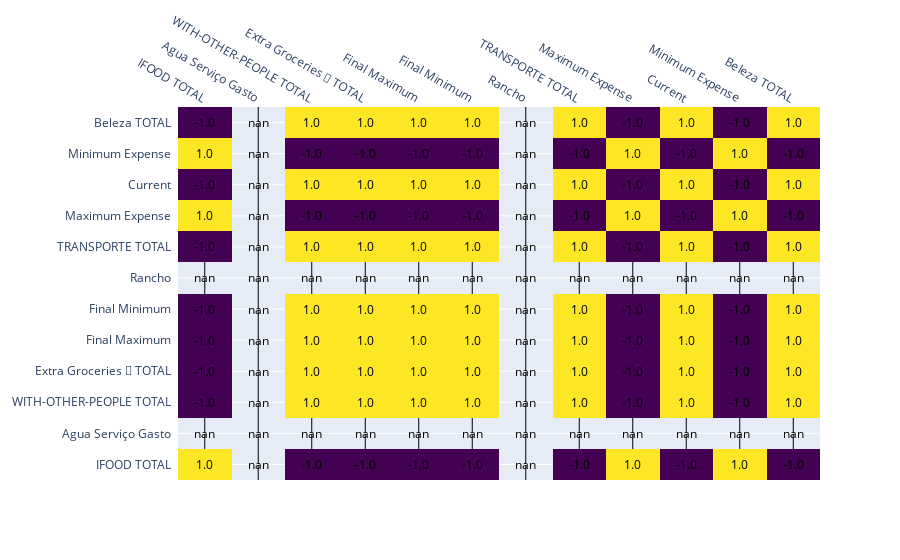

The code cell stored with this chart in its notebook:
### Code cell
corr = historic_useful_for_correlation.corr()
x = list(corr.columns)
y = list(corr.index)
z = np.array(corr)

fig = ff.create_annotated_heatmap(
    z,
    x = x,
    y = y ,
    annotation_text = np.around(z, decimals=2),
    hoverinfo='z',
    colorscale='Viridis'
    )
fig.show()

### Figure 1 — Plotly figure (JSON) as saved in the notebook; plotly's stock layout.template omitted (floating-point values rounded to 4 significant figures; data arrays with more than 128 entries replaced by an {"elided": "..."} marker saying what was removed)
{"data": [{"colorscale": [[0, "#440154"], [0.1111, "#482878"], [0.2222, "#3e4989"], [0.3333, "#31688e"], [0.4444, "#26828e"], [0.5556, "#1f9e89"], [0.6667, "#35b779"], [0.7778, "#6ece58"], [0.8889, "#b5de2b"], [1, "#fde725"]], "hoverinfo": "z", "reversescale": false, "showscale": false, "type": "heatmap", "x": ["IFOOD TOTAL", "Agua Serviço Gasto", "WITH-OTHER-PEOPLE TOTAL", "Extra Groceries 🥫 TOTAL", "Final Maximum", "Final Minimum", "Rancho", "TRANSPORTE TOTAL", "Maximum Expense", "Current", "Minimum Expense", "Beleza TOTAL"], "y": ["IFOOD TOTAL", "Agua Serviço Gasto", "WITH-OTHER-PEOPLE TOTAL", "Extra Groceries 🥫 TOTAL", "Final Maximum", "Final Minimum", "Rancho", "TRANSPORTE TOTAL", "Maximum Expense", "Current", "Minimum Expense", "Beleza TOTAL"], "z": {"elided": "12x12 float values"}}], "layout": {"annotations": [{"font": {"color": "#000000"}, "showarrow": false, "text": "1.0", "x": "IFOOD TOTAL", "xref": "x", "y": "IFOOD TOTAL", "yref": "y"}, {"font": {"color": "#000000"}, "showarrow": false, "text": "nan", "x": "Agua Serviço Gasto", "xref": "x", "y": "IFOOD TOTAL", "yref": "y"}, {"font": {"color": "#000000"}, "showarrow": false, "text": "-1.0", "x": "WITH-OTHER-PEOPLE TOTAL", "xref": "x", "y": "IFOOD TOTAL", "yref": "y"}, {"font": {"color": "#000000"}, "showarrow": false, "text": "-1.0", "x": "Extra Groceries 🥫 TOTAL", "xref": "x", "y": "IFOOD TOTAL", "yref": "y"}, {"font": {"color": "#000000"}, "showarrow": false, "text": "-1.0", "x": "Final Maximum", "xref": "x", "y": "IFOOD TOTAL", "yref": "y"}, {"font": {"color": "#000000"}, "showarrow": false, "text": "-1.0", "x": "Final Minimum", "xref": "x", "y": "IFOOD TOTAL", "yref": "y"}, {"font": {"color": "#000000"}, "showarrow": false, "text": "nan", "x": "Rancho", "xref": "x", "y": "IFOOD TOTAL", "yref": "y"}, {"font": {"color": "#000000"}, "showarrow": false, "text": "-1.0", "x": "TRANSPORTE TOTAL", "xref": "x", "y": "IFOOD TOTAL", "yref": "y"}, {"font": {"color": "#000000"}, "showarrow": false, "text": "1.0", "x": "Maximum Expense", "xref": "x", "y": "IFOOD TOTAL", "yref": "y"}, {"font": {"color": "#000000"}, "showarrow": false, "text": "-1.0", "x": "Current", "xref": "x", "y": "IFOOD TOTAL", "yref": "y"}, {"font": {"color": "#000000"}, "showarrow": false, "text": "1.0", "x": "Minimum Expense", "xref": "x", "y": "IFOOD TOTAL", "yref": "y"}, {"font": {"color": "#000000"}, "showarrow": false, "text": "-1.0", "x": "Beleza TOTAL", "xref": "x", "y": "IFOOD TOTAL", "yref": "y"}, {"font": {"color": "#000000"}, "showarrow": false, "text": "nan", "x": "IFOOD TOTAL", "xref": "x", "y": "Agua Serviço Gasto", "yref": "y"}, {"font": {"color": "#000000"}, "showarrow": false, "text": "nan", "x": "Agua Serviço Gasto", "xref": "x", "y": "Agua Serviço Gasto", "yref": "y"}, {"font": {"color": "#000000"}, "showarrow": false, "text": "nan", "x": "WITH-OTHER-PEOPLE TOTAL", "xref": "x", "y": "Agua Serviço Gasto", "yref": "y"}, {"font": {"color": "#000000"}, "showarrow": false, "text": "nan", "x": "Extra Groceries 🥫 TOTAL", "xref": "x", "y": "Agua Serviço Gasto", "yref": "y"}, {"font": {"color": "#000000"}, "showarrow": false, "text": "nan", "x": "Final Maximum", "xref": "x", "y": "Agua Serviço Gasto", "yref": "y"}, {"font": {"color": "#000000"}, "showarrow": false, "text": "nan", "x": "Final Minimum", "xref": "x", "y": "Agua Serviço Gasto", "yref": "y"}, {"font": {"color": "#000000"}, "showarrow": false, "text": "nan", "x": "Rancho", "xref": "x", "y": "Agua Serviço Gasto", "yref": "y"}, {"font": {"color": "#000000"}, "showarrow": false, "text": "nan", "x": "TRANSPORTE TOTAL", "xref": "x", "y": "Agua Serviço Gasto", "yref": "y"}, {"font": {"color": "#000000"}, "showarrow": false, "text": "nan", "x": "Maximum Expense", "xref": "x", "y": "Agua Serviço Gasto", "yref": "y"}, {"font": {"color": "#000000"}, "showarrow": false, "text": "nan", "x": "Current", "xref": "x", "y": "Agua Serviço Gasto", "yref": "y"}, {"font": {"color": "#000000"}, "showarrow": false, "text": "nan", "x": "Minimum Expense", "xref": "x", "y": "Agua Serviço Gasto", "yref": "y"}, {"font": {"color": "#000000"}, "showarrow": false, "text": "nan", "x": "Beleza TOTAL", "xref": "x", "y": "Agua Serviço Gasto", "yref": "y"}, {"font": {"color": "#000000"}, "showarrow": false, "text": "-1.0", "x": "IFOOD TOTAL", "xref": "x", "y": "WITH-OTHER-PEOPLE TOTAL", "yref": "y"}, {"font": {"color": "#000000"}, "showarrow": false, "text": "nan", "x": "Agua Serviço Gasto", "xref": "x", "y": "WITH-OTHER-PEOPLE TOTAL", "yref": "y"}, {"font": {"color": "#000000"}, "showarrow": false, "text": "1.0", "x": "WITH-OTHER-PEOPLE TOTAL", "xref": "x", "y": "WITH-OTHER-PEOPLE TOTAL", "yref": "y"}, {"font": {"color": "#000000"}, "showarrow": false, "text": "1.0", "x": "Extra Groceries 🥫 TOTAL", "xref": "x", "y": "WITH-OTHER-PEOPLE TOTAL", "yref": "y"}, {"font": {"color": "#000000"}, "showarrow": false, "text": "1.0", "x": "Final Maximum", "xref": "x", "y": "WITH-OTHER-PEOPLE TOTAL", "yref": "y"}, {"font": {"color": "#000000"}, "showarrow": false, "text": "1.0", "x": "Final Minimum", "xref": "x", "y": "WITH-OTHER-PEOPLE TOTAL", "yref": "y"}, {"font": {"color": "#000000"}, "showarrow": false, "text": "nan", "x": "Rancho", "xref": "x", "y": "WITH-OTHER-PEOPLE TOTAL", "yref": "y"}, {"font": {"color": "#000000"}, "showarrow": false, "text": "1.0", "x": "TRANSPORTE TOTAL", "xref": "x", "y": "WITH-OTHER-PEOPLE TOTAL", "yref": "y"}, {"font": {"color": "#000000"}, "showarrow": false, "text": "-1.0", "x": "Maximum Expense", "xref": "x", "y": "WITH-OTHER-PEOPLE TOTAL", "yref": "y"}, {"font": {"color": "#000000"}, "showarrow": false, "text": "1.0", "x": "Current", "xref": "x", "y": "WITH-OTHER-PEOPLE TOTAL", "yref": "y"}, {"font": {"color": "#000000"}, "showarrow": false, "text": "-1.0", "x": "Minimum Expense", "xref": "x", "y": "WITH-OTHER-PEOPLE TOTAL", "yref": "y"}, {"font": {"color": "#000000"}, "showarrow": false, "text": "1.0", "x": "Beleza TOTAL", "xref": "x", "y": "WITH-OTHER-PEOPLE TOTAL", "yref": "y"}, {"font": {"color": "#000000"}, "showarrow": false, "text": "-1.0", "x": "IFOOD TOTAL", "xref": "x", "y": "Extra Groceries 🥫 TOTAL", "yref": "y"}, {"font": {"color": "#000000"}, "showarrow": false, "text": "nan", "x": "Agua Serviço Gasto", "xref": "x", "y": "Extra Groceries 🥫 TOTAL", "yref": "y"}, {"font": {"color": "#000000"}, "showarrow": false, "text": "1.0", "x": "WITH-OTHER-PEOPLE TOTAL", "xref": "x", "y": "Extra Groceries 🥫 TOTAL", "yref": "y"}, {"font": {"color": "#000000"}, "showarrow": false, "text": "1.0", "x": "Extra Groceries 🥫 TOTAL", "xref": "x", "y": "Extra Groceries 🥫 TOTAL", "yref": "y"}, {"font": {"color": "#000000"}, "showarrow": false, "text": "1.0", "x": "Final Maximum", "xref": "x", "y": "Extra Groceries 🥫 TOTAL", "yref": "y"}, {"font": {"color": "#000000"}, "showarrow": false, "text": "1.0", "x": "Final Minimum", "xref": "x", "y": "Extra Groceries 🥫 TOTAL", "yref": "y"}, {"font": {"color": "#000000"}, "showarrow": false, "text": "nan", "x": "Rancho", "xref": "x", "y": "Extra Groceries 🥫 TOTAL", "yref": "y"}, {"font": {"color": "#000000"}, "showarrow": false, "text": "1.0", "x": "TRANSPORTE TOTAL", "xref": "x", "y": "Extra Groceries 🥫 TOTAL", "yref": "y"}, {"font": {"color": "#000000"}, "showarrow": false, "text": "-1.0", "x": "Maximum Expense", "xref": "x", "y": "Extra Groceries 🥫 TOTAL", "yref": "y"}, {"font": {"color": "#000000"}, "showarrow": false, "text": "1.0", "x": "Current", "xref": "x", "y": "Extra Groceries 🥫 TOTAL", "yref": "y"}, {"font": {"color": "#000000"}, "showarrow": false, "text": "-1.0", "x": "Minimum Expense", "xref": "x", "y": "Extra Groceries 🥫 TOTAL", "yref": "y"}, {"font": {"color": "#000000"}, "showarrow": false, "text": "1.0", "x": "Beleza TOTAL", "xref": "x", "y": "Extra Groceries 🥫 TOTAL", "yref": "y"}, {"font": {"color": "#000000"}, "showarrow": false, "text": "-1.0", "x": "IFOOD TOTAL", "xref": "x", "y": "Final Maximum", "yref": "y"}, {"font": {"color": "#000000"}, "showarrow": false, "text": "nan", "x": "Agua Serviço Gasto", "xref": "x", "y": "Final Maximum", "yref": "y"}, {"font": {"color": "#000000"}, "showarrow": false, "text": "1.0", "x": "WITH-OTHER-PEOPLE TOTAL", "xref": "x", "y": "Final Maximum", "yref": "y"}, {"font": {"color": "#000000"}, "showarrow": false, "text": "1.0", "x": "Extra Groceries 🥫 TOTAL", "xref": "x", "y": "Final Maximum", "yref": "y"}, {"font": {"color": "#000000"}, "showarrow": false, "text": "1.0", "x": "Final Maximum", "xref": "x", "y": "Final Maximum", "yref": "y"}, {"font": {"color": "#000000"}, "showarrow": false, "text": "1.0", "x": "Final Minimum", "xref": "x", "y": "Final Maximum", "yref": "y"}, {"font": {"color": "#000000"}, "showarrow": false, "text": "nan", "x": "Rancho", "xref": "x", "y": "Final Maximum", "yref": "y"}, {"font": {"color": "#000000"}, "showarrow": false, "text": "1.0", "x": "TRANSPORTE TOTAL", "xref": "x", "y": "Final Maximum", "yref": "y"}, {"font": {"color": "#000000"}, "showarrow": false, "text": "-1.0", "x": "Maximum Expense", "xref": "x", "y": "Final Maximum", "yref": "y"}, {"font": {"color": "#000000"}, "showarrow": false, "text": "1.0", "x": "Current", "xref": "x", "y": "Final Maximum", "yref": "y"}, {"font": {"color": "#000000"}, "showarrow": false, "text": "-1.0", "x": "Minimum Expense", "xref": "x", "y": "Final Maximum", "yref": "y"}, {"font": {"color": "#000000"}, "showarrow": false, "text": "1.0", "x": "Beleza TOTAL", "xref": "x", "y": "Final Maximum", "yref": "y"}, {"font": {"color": "#000000"}, "showarrow": false, "text": "-1.0", "x": "IFOOD TOTAL", "xref": "x", "y": "Final Minimum", "yref": "y"}, {"font": {"color": "#000000"}, "showarrow": false, "text": "nan", "x": "Agua Serviço Gasto", "xref": "x", "y": "Final Minimum", "yref": "y"}, {"font": {"color": "#000000"}, "showarrow": false, "text": "1.0", "x": "WITH-OTHER-PEOPLE TOTAL", "xref": "x", "y": "Final Minimum", "yref": "y"}, {"font": {"color": "#000000"}, "showarrow": false, "text": "1.0", "x": "Extra Groceries 🥫 TOTAL", "xref": "x", "y": "Final Minimum", "yref": "y"}, {"font": {"color": "#000000"}, "showarrow": false, "text": "1.0", "x": "Final Maximum", "xref": "x", "y": "Final Minimum", "yref": "y"}, {"font": {"color": "#000000"}, "showarrow": false, "text": "1.0", "x": "Final Minimum", "xref": "x", "y": "Final Minimum", "yref": "y"}, {"font": {"color": "#000000"}, "showarrow": false, "text": "nan", "x": "Rancho", "xref": "x", "y": "Final Minimum", "yref": "y"}, {"font": {"color": "#000000"}, "showarrow": false, "text": "1.0", "x": "TRANSPORTE TOTAL", "xref": "x", "y": "Final Minimum", "yref": "y"}, {"font": {"color": "#000000"}, "showarrow": false, "text": "-1.0", "x": "Maximum Expense", "xref": "x", "y": "Final Minimum", "yref": "y"}, {"font": {"color": "#000000"}, "showarrow": false, "text": "1.0", "x": "Current", "xref": "x", "y": "Final Minimum", "yref": "y"}, {"font": {"color": "#000000"}, "showarrow": false, "text": "-1.0", "x": "Minimum Expense", "xref": "x", "y": "Final Minimum", "yref": "y"}, {"font": {"color": "#000000"}, "showarrow": false, "text": "1.0", "x": "Beleza TOTAL", "xref": "x", "y": "Final Minimum", "yref": "y"}, {"font": {"color": "#000000"}, "showarrow": false, "text": "nan", "x": "IFOOD TOTAL", "xref": "x", "y": "Rancho", "yref": "y"}, {"font": {"color": "#000000"}, "showarrow": false, "text": "nan", "x": "Agua Serviço Gasto", "xref": "x", "y": "Rancho", "yref": "y"}, {"font": {"color": "#000000"}, "showarrow": false, "text": "nan", "x": "WITH-OTHER-PEOPLE TOTAL", "xref": "x", "y": "Rancho", "yref": "y"}, {"font": {"color": "#000000"}, "showarrow": false, "text": "nan", "x": "Extra Groceries 🥫 TOTAL", "xref": "x", "y": "Rancho", "yref": "y"}, {"font": {"color": "#000000"}, "showarrow": false, "text": "nan", "x": "Final Maximum", "xref": "x", "y": "Rancho", "yref": "y"}, {"font": {"color": "#000000"}, "showarrow": false, "text": "nan", "x": "Final Minimum", "xref": "x", "y": "Rancho", "yref": "y"}, {"font": {"color": "#000000"}, "showarrow": false, "text": "nan", "x": "Rancho", "xref": "x", "y": "Rancho", "yref": "y"}, {"font": {"color": "#000000"}, "showarrow": false, "text": "nan", "x": "TRANSPORTE TOTAL", "xref": "x", "y": "Rancho", "yref": "y"}, {"font": {"color": "#000000"}, "showarrow": false, "text": "nan", "x": "Maximum Expense", "xref": "x", "y": "Rancho", "yref": "y"}, {"font": {"color": "#000000"}, "showarrow": false, "text": "nan", "x": "Current", "xref": "x", "y": "Rancho", "yref": "y"}, {"font": {"color": "#000000"}, "showarrow": false, "text": "nan", "x": "Minimum Expense", "xref": "x", "y": "Rancho", "yref": "y"}, {"font": {"color": "#000000"}, "showarrow": false, "text": "nan", "x": "Beleza TOTAL", "xref": "x", "y": "Rancho", "yref": "y"}, {"font": {"color": "#000000"}, "showarrow": false, "text": "-1.0", "x": "IFOOD TOTAL", "xref": "x", "y": "TRANSPORTE TOTAL", "yref": "y"}, {"font": {"color": "#000000"}, "showarrow": false, "text": "nan", "x": "Agua Serviço Gasto", "xref": "x", "y": "TRANSPORTE TOTAL", "yref": "y"}, {"font": {"color": "#000000"}, "showarrow": false, "text": "1.0", "x": "WITH-OTHER-PEOPLE TOTAL", "xref": "x", "y": "TRANSPORTE TOTAL", "yref": "y"}, {"font": {"color": "#000000"}, "showarrow": false, "text": "1.0", "x": "Extra Groceries 🥫 TOTAL", "xref": "x", "y": "TRANSPORTE TOTAL", "yref": "y"}, {"font": {"color": "#000000"}, "showarrow": false, "text": "1.0", "x": "Final Maximum", "xref": "x", "y": "TRANSPORTE TOTAL", "yref": "y"}, {"font": {"color": "#000000"}, "showarrow": false, "text": "1.0", "x": "Final Minimum", "xref": "x", "y": "TRANSPORTE TOTAL", "yref": "y"}, {"font": {"color": "#000000"}, "showarrow": false, "text": "nan", "x": "Rancho", "xref": "x", "y": "TRANSPORTE TOTAL", "yref": "y"}, {"font": {"color": "#000000"}, "showarrow": false, "text": "1.0", "x": "TRANSPORTE TOTAL", "xref": "x", "y": "TRANSPORTE TOTAL", "yref": "y"}, {"font": {"color": "#000000"}, "showarrow": false, "text": "-1.0", "x": "Maximum Expense", "xref": "x", "y": "TRANSPORTE TOTAL", "yref": "y"}, {"font": {"color": "#000000"}, "showarrow": false, "text": "1.0", "x": "Current", "xref": "x", "y": "TRANSPORTE TOTAL", "yref": "y"}, {"font": {"color": "#000000"}, "showarrow": false, "text": "-1.0", "x": "Minimum Expense", "xref": "x", "y": "TRANSPORTE TOTAL", "yref": "y"}, {"font": {"color": "#000000"}, "showarrow": false, "text": "1.0", "x": "Beleza TOTAL", "xref": "x", "y": "TRANSPORTE TOTAL", "yref": "y"}, {"font": {"color": "#000000"}, "showarrow": false, "text": "1.0", "x": "IFOOD TOTAL", "xref": "x", "y": "Maximum Expense", "yref": "y"}, {"font": {"color": "#000000"}, "showarrow": false, "text": "nan", "x": "Agua Serviço Gasto", "xref": "x", "y": "Maximum Expense", "yref": "y"}, {"font": {"color": "#000000"}, "showarrow": false, "text": "-1.0", "x": "WITH-OTHER-PEOPLE TOTAL", "xref": "x", "y": "Maximum Expense", "yref": "y"}, {"font": {"color": "#000000"}, "showarrow": false, "text": "-1.0", "x": "Extra Groceries 🥫 TOTAL", "xref": "x", "y": "Maximum Expense", "yref": "y"}, {"font": {"color": "#000000"}, "showarrow": false, "text": "-1.0", "x": "Final Maximum", "xref": "x", "y": "Maximum Expense", "yref": "y"}, {"font": {"color": "#000000"}, "showarrow": false, "text": "-1.0", "x": "Final Minimum", "xref": "x", "y": "Maximum Expense", "yref": "y"}, {"font": {"color": "#000000"}, "showarrow": false, "text": "nan", "x": "Rancho", "xref": "x", "y": "Maximum Expense", "yref": "y"}, {"font": {"color": "#000000"}, "showarrow": false, "text": "-1.0", "x": "TRANSPORTE TOTAL", "xref": "x", "y": "Maximum Expense", "yref": "y"}, {"font": {"color": "#000000"}, "showarrow": false, "text": "1.0", "x": "Maximum Expense", "xref": "x", "y": "Maximum Expense", "yref": "y"}, {"font": {"color": "#000000"}, "showarrow": false, "text": "-1.0", "x": "Current", "xref": "x", "y": "Maximum Expense", "yref": "y"}, {"font": {"color": "#000000"}, "showarrow": false, "text": "1.0", "x": "Minimum Expense", "xref": "x", "y": "Maximum Expense", "yref": "y"}, {"font": {"color": "#000000"}, "showarrow": false, "text": "-1.0", "x": "Beleza TOTAL", "xref": "x", "y": "Maximum Expense", "yref": "y"}, {"font": {"color": "#000000"}, "showarrow": false, "text": "-1.0", "x": "IFOOD TOTAL", "xref": "x", "y": "Current", "yref": "y"}, {"font": {"color": "#000000"}, "showarrow": false, "text": "nan", "x": "Agua Serviço Gasto", "xref": "x", "y": "Current", "yref": "y"}, {"font": {"color": "#000000"}, "showarrow": false, "text": "1.0", "x": "WITH-OTHER-PEOPLE TOTAL", "xref": "x", "y": "Current", "yref": "y"}, {"font": {"color": "#000000"}, "showarrow": false, "text": "1.0", "x": "Extra Groceries 🥫 TOTAL", "xref": "x", "y": "Current", "yref": "y"}, {"font": {"color": "#000000"}, "showarrow": false, "text": "1.0", "x": "Final Maximum", "xref": "x", "y": "Current", "yref": "y"}, {"font": {"color": "#000000"}, "showarrow": false, "text": "1.0", "x": "Final Minimum", "xref": "x", "y": "Current", "yref": "y"}, {"font": {"color": "#000000"}, "showarrow": false, "text": "nan", "x": "Rancho", "xref": "x", "y": "Current", "yref": "y"}, {"font": {"color": "#000000"}, "showarrow": false, "text": "1.0", "x": "TRANSPORTE TOTAL", "xref": "x", "y": "Current", "yref": "y"}, {"font": {"color": "#000000"}, "showarrow": false, "text": "-1.0", "x": "Maximum Expense", "xref": "x", "y": "Current", "yref": "y"}, {"font": {"color": "#000000"}, "showarrow": false, "text": "1.0", "x": "Current", "xref": "x", "y": "Current", "yref": "y"}, {"font": {"color": "#000000"}, "showarrow": false, "text": "-1.0", "x": "Minimum Expense", "xref": "x", "y": "Current", "yref": "y"}, {"font": {"color": "#000000"}, "showarrow": false, "text": "1.0", "x": "Beleza TOTAL", "xref": "x", "y": "Current", "yref": "y"}, {"font": {"color": "#000000"}, "showarrow": false, "text": "1.0", "x": "IFOOD TOTAL", "xref": "x", "y": "Minimum Expense", "yref": "y"}, {"font": {"color": "#000000"}, "showarrow": false, "text": "nan", "x": "Agua Serviço Gasto", "xref": "x", "y": "Minimum Expense", "yref": "y"}, {"font": {"color": "#000000"}, "showarrow": false, "text": "-1.0", "x": "WITH-OTHER-PEOPLE TOTAL", "xref": "x", "y": "Minimum Expense", "yref": "y"}, {"font": {"color": "#000000"}, "showarrow": false, "text": "-1.0", "x": "Extra Groceries 🥫 TOTAL", "xref": "x", "y": "Minimum Expense", "yref": "y"}, {"font": {"color": "#000000"}, "showarrow": false, "text": "-1.0", "x": "Final Maximum", "xref": "x", "y": "Minimum Expense", "yref": "y"}, {"font": {"color": "#000000"}, "showarrow": false, "text": "-1.0", "x": "Final Minimum", "xref": "x", "y": "Minimum Expense", "yref": "y"}, {"font": {"color": "#000000"}, "showarrow": false, "text": "nan", "x": "Rancho", "xref": "x", "y": "Minimum Expense", "yref": "y"}, {"font": {"color": "#000000"}, "showarrow": false, "text": "-1.0", "x": "TRANSPORTE TOTAL", "xref": "x", "y": "Minimum Expense", "yref": "y"}, {"font": {"color": "#000000"}, "showarrow": false, "text": "1.0", "x": "Maximum Expense", "xref": "x", "y": "Minimum Expense", "yref": "y"}, {"font": {"color": "#000000"}, "showarrow": false, "text": "-1.0", "x": "Current", "xref": "x", "y": "Minimum Expense", "yref": "y"}, {"font": {"color": "#000000"}, "showarrow": false, "text": "1.0", "x": "Minimum Expense", "xref": "x", "y": "Minimum Expense", "yref": "y"}, {"font": {"color": "#000000"}, "showarrow": false, "text": "-1.0", "x": "Beleza TOTAL", "xref": "x", "y": "Minimum Expense", "yref": "y"}, {"font": {"color": "#000000"}, "showarrow": false, "text": "-1.0", "x": "IFOOD TOTAL", "xref": "x", "y": "Beleza TOTAL", "yref": "y"}, {"font": {"color": "#000000"}, "showarrow": false, "text": "nan", "x": "Agua Serviço Gasto", "xref": "x", "y": "Beleza TOTAL", "yref": "y"}, {"font": {"color": "#000000"}, "showarrow": false, "text": "1.0", "x": "WITH-OTHER-PEOPLE TOTAL", "xref": "x", "y": "Beleza TOTAL", "yref": "y"}, {"font": {"color": "#000000"}, "showarrow": false, "text": "1.0", "x": "Extra Groceries 🥫 TOTAL", "xref": "x", "y": "Beleza TOTAL", "yref": "y"}, {"font": {"color": "#000000"}, "showarrow": false, "text": "1.0", "x": "Final Maximum", "xref": "x", "y": "Beleza TOTAL", "yref": "y"}, {"font": {"color": "#000000"}, "showarrow": false, "text": "1.0", "x": "Final Minimum", "xref": "x", "y": "Beleza TOTAL", "yref": "y"}, {"font": {"color": "#000000"}, "showarrow": false, "text": "nan", "x": "Rancho", "xref": "x", "y": "Beleza TOTAL", "yref": "y"}, {"font": {"color": "#000000"}, "showarrow": false, "text": "1.0", "x": "TRANSPORTE TOTAL", "xref": "x", "y": "Beleza TOTAL", "yref": "y"}, {"font": {"color": "#000000"}, "showarrow": false, "text": "-1.0", "x": "Maximum Expense", "xref": "x", "y": "Beleza TOTAL", "yref": "y"}, {"font": {"color": "#000000"}, "showarrow": false, "text": "1.0", "x": "Current", "xref": "x", "y": "Beleza TOTAL", "yref": "y"}, {"font": {"color": "#000000"}, "showarrow": false, "text": "-1.0", "x": "Minimum Expense", "xref": "x", "y": "Beleza TOTAL", "yref": "y"}, {"font": {"color": "#000000"}, "showarrow": false, "text": "1.0", "x": "Beleza TOTAL", "xref": "x", "y": "Beleza TOTAL", "yref": "y"}], "xaxis": {"dtick": 1, "gridcolor": "rgb(0, 0, 0)", "side": "top", "ticks": ""}, "yaxis": {"dtick": 1, "ticks": "", "ticksuffix": "  "}}}
